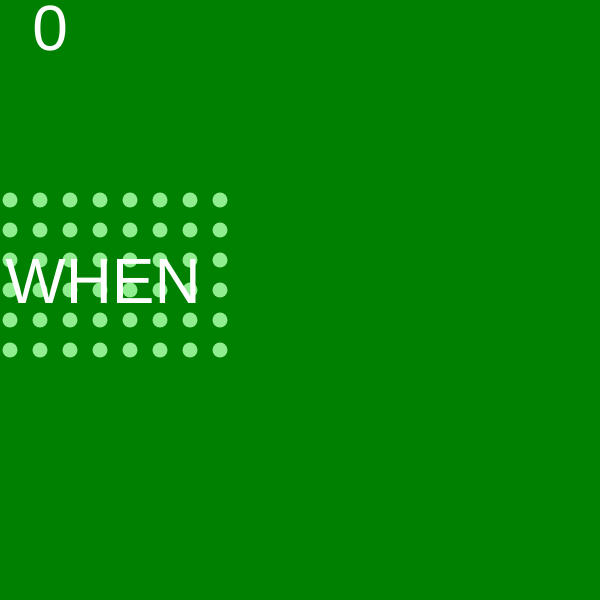
Frame 1 (no input)
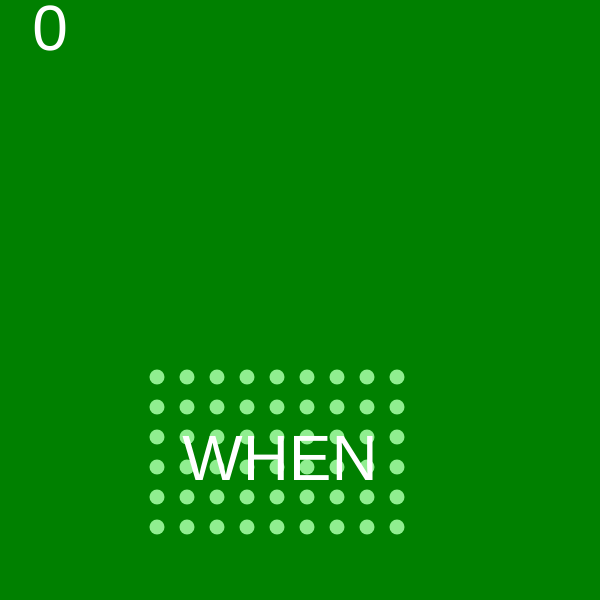
Frame 60 (no input)
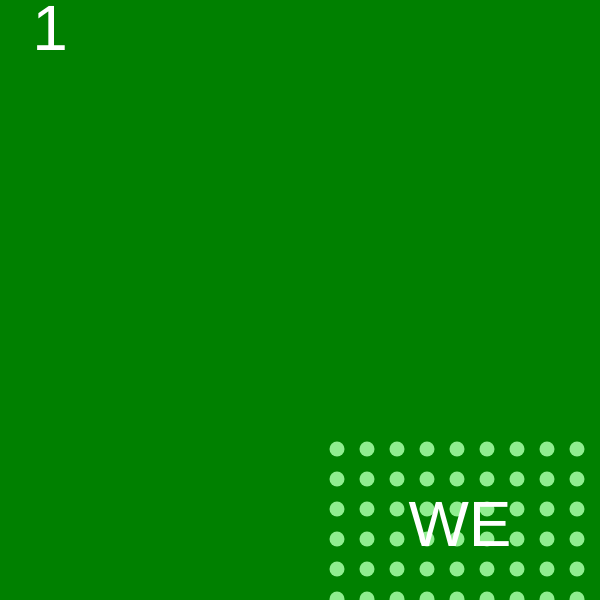
Frame 120 (the mouse pressed at the canvas centre since frame 60)

The p5.js sketch that drew these frames (run headless with seeded random() and noise() and a simulated clock; from frame 60 on, the mouse is pressed at the canvas centre):

// p5.js sketch
// ── sketch.js
// Bouncing text in all directions

var x = 100;
var y = 300;
var xStep = 3;
var yStep = 3;

var words = ["WHEN", "WE", "ARE", "GONE", "THE", "TREES", "WILL", "RIOT"];
var wordIndex = 0;
var myBackground;

function setup() {
	createCanvas(600, 600);
	myBackground = "green";
	noStroke();
}

function draw() {
	var word = words[wordIndex];

	// draw the background
	background(myBackground);
	// draw the text
	fill("lightGreen");

	for (i = x - 120; i <= x + 120; i += 30) {
		for (j = y - 100; j <= y + 75; j += 30) {
			ellipse(i, j, 15);
		}
	}

	//move the text
	x += xStep;
	y += yStep;
	fill("white");
	textSize(64);
	textAlign(CENTER);
	text(word, x, y);
	text(wordIndex, 50, 50);

	// bounce along x axis
	if (x > width || x < 0) {
		xStep = xStep * -1;
		if (wordIndex < words.length - 1) {
			wordIndex++;
		} else {
			wordIndex = 0;
		}
	}

	// bounce along y axis
	if (y > height || y < 0) {
		yStep = yStep * -1;
		if (wordIndex < words.length - 1) {
			wordIndex++;
		} else {
			wordIndex = 0;
		}
	}
}
